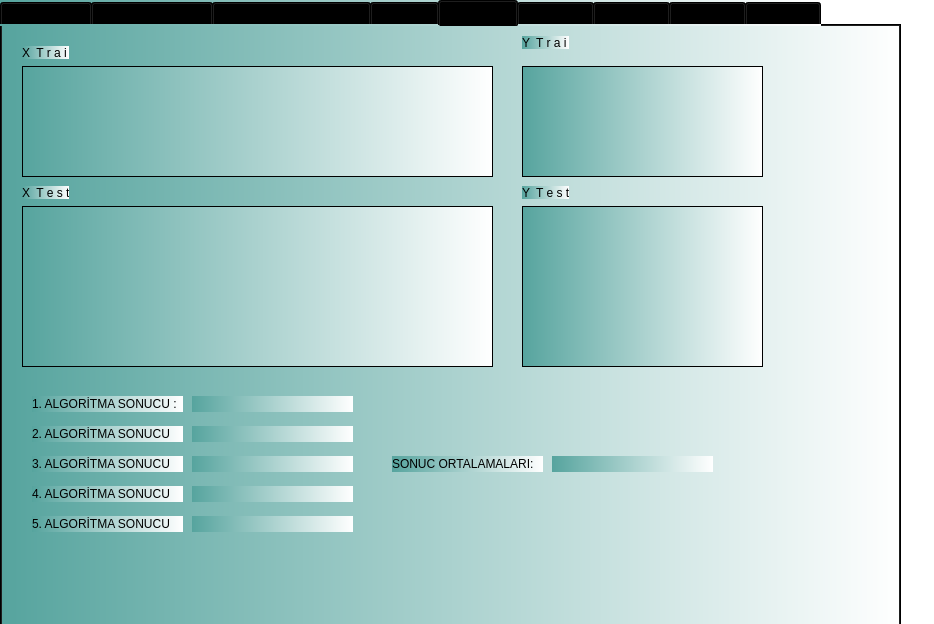
<?xml version="1.0" encoding="UTF-8"?>
<ui version="4.0">
 <class>MainWindow</class>
 <widget class="QMainWindow" name="MainWindow">
  <property name="geometry">
   <rect>
    <x>0</x>
    <y>0</y>
    <width>934</width>
    <height>624</height>
   </rect>
  </property>
  <property name="windowTitle">
   <string>MainWindow</string>
  </property>
  <property name="styleSheet">
   <string notr="true">background-color: rgb(255, 255, 255);</string>
  </property>
  <widget class="QWidget" name="centralwidget">
   <widget class="QTabWidget" name="tabWidget">
    <property name="geometry">
     <rect>
      <x>0</x>
      <y>0</y>
      <width>901</width>
      <height>631</height>
     </rect>
    </property>
    <property name="styleSheet">
     <string notr="true">background-color: qlineargradient(spread:pad, x1:0, y1:0, x2:1, y2:0, stop:0 rgba(86, 164, 158, 255), stop:1 rgba(255, 255, 255, 255));</string>
    </property>
    <property name="currentIndex">
     <number>4</number>
    </property>
    <widget class="QWidget" name="tab_5">
     <attribute name="title">
      <string>verileri yükle</string>
     </attribute>
     <widget class="QLabel" name="label_3">
      <property name="geometry">
       <rect>
        <x>20</x>
        <y>50</y>
        <width>151</width>
        <height>16</height>
       </rect>
      </property>
      <property name="text">
       <string>İNSAN ETKİNLİĞİ VERİSİ :</string>
      </property>
     </widget>
     <widget class="QTableWidget" name="verigoster">
      <property name="geometry">
       <rect>
        <x>10</x>
        <y>70</y>
        <width>841</width>
        <height>401</height>
       </rect>
      </property>
      <property name="styleSheet">
       <string notr="true">background-color: rgb(186, 186, 186);</string>
      </property>
      <property name="horizontalScrollBarPolicy">
       <enum>Qt::ScrollBarAlwaysOff</enum>
      </property>
     </widget>
     <widget class="QPushButton" name="btnyukle">
      <property name="geometry">
       <rect>
        <x>20</x>
        <y>10</y>
        <width>181</width>
        <height>31</height>
       </rect>
      </property>
      <property name="styleSheet">
       <string notr="true"/>
      </property>
      <property name="text">
       <string>VERİLERİ YÜKLE</string>
      </property>
     </widget>
    </widget>
    <widget class="QWidget" name="tab_6">
     <attribute name="title">
      <string>PCA işlemi uygula</string>
     </attribute>
     <widget class="QPushButton" name="btnpcauygula">
      <property name="geometry">
       <rect>
        <x>20</x>
        <y>20</y>
        <width>171</width>
        <height>31</height>
       </rect>
      </property>
      <property name="styleSheet">
       <string notr="true"/>
      </property>
      <property name="text">
       <string>P C A</string>
      </property>
     </widget>
     <widget class="QTableWidget" name="verigoster2">
      <property name="geometry">
       <rect>
        <x>20</x>
        <y>60</y>
        <width>841</width>
        <height>401</height>
       </rect>
      </property>
      <property name="styleSheet">
       <string notr="true">background-color: rgb(186, 186, 186);</string>
      </property>
      <property name="horizontalScrollBarPolicy">
       <enum>Qt::ScrollBarAlwaysOff</enum>
      </property>
     </widget>
    </widget>
    <widget class="QWidget" name="tab_7">
     <attribute name="title">
      <string>K-FOLD AYIRMA İŞLEMİ</string>
     </attribute>
     <widget class="QPushButton" name="btnkfold">
      <property name="geometry">
       <rect>
        <x>10</x>
        <y>10</y>
        <width>231</width>
        <height>31</height>
       </rect>
      </property>
      <property name="styleSheet">
       <string notr="true"/>
      </property>
      <property name="text">
       <string>K F O L D İŞLEMİ UYGULA</string>
      </property>
     </widget>
    </widget>
    <widget class="QWidget" name="tab_8">
     <attribute name="title">
      <string>SONUÇ</string>
     </attribute>
     <widget class="QPushButton" name="btnuygula">
      <property name="geometry">
       <rect>
        <x>10</x>
        <y>10</y>
        <width>111</width>
        <height>31</height>
       </rect>
      </property>
      <property name="styleSheet">
       <string notr="true"/>
      </property>
      <property name="text">
       <string>UYGULA</string>
      </property>
     </widget>
     <widget class="QLabel" name="label_32">
      <property name="geometry">
       <rect>
        <x>10</x>
        <y>70</y>
        <width>151</width>
        <height>16</height>
       </rect>
      </property>
      <property name="styleSheet">
       <string notr="true">color:red;</string>
      </property>
      <property name="text">
       <string>AYRINTILAR</string>
      </property>
     </widget>
    </widget>
    <widget class="QWidget" name="tab">
     <attribute name="title">
      <string>1. veri seti</string>
     </attribute>
     <widget class="QTableWidget" name="list_x_train">
      <property name="geometry">
       <rect>
        <x>20</x>
        <y>40</y>
        <width>471</width>
        <height>111</height>
       </rect>
      </property>
      <property name="horizontalScrollBarPolicy">
       <enum>Qt::ScrollBarAlwaysOff</enum>
      </property>
     </widget>
     <widget class="QLabel" name="label_14">
      <property name="geometry">
       <rect>
        <x>20</x>
        <y>20</y>
        <width>47</width>
        <height>13</height>
       </rect>
      </property>
      <property name="text">
       <string>X  T r a i n</string>
      </property>
     </widget>
     <widget class="QTableWidget" name="list_x_test">
      <property name="geometry">
       <rect>
        <x>20</x>
        <y>180</y>
        <width>471</width>
        <height>161</height>
       </rect>
      </property>
      <property name="horizontalScrollBarPolicy">
       <enum>Qt::ScrollBarAlwaysOff</enum>
      </property>
     </widget>
     <widget class="QLabel" name="label_11">
      <property name="geometry">
       <rect>
        <x>20</x>
        <y>160</y>
        <width>47</width>
        <height>13</height>
       </rect>
      </property>
      <property name="text">
       <string>X  T e s t</string>
      </property>
     </widget>
     <widget class="QTableWidget" name="list_y_train">
      <property name="geometry">
       <rect>
        <x>520</x>
        <y>40</y>
        <width>241</width>
        <height>111</height>
       </rect>
      </property>
      <property name="horizontalScrollBarPolicy">
       <enum>Qt::ScrollBarAlwaysOff</enum>
      </property>
     </widget>
     <widget class="QLabel" name="label_27">
      <property name="geometry">
       <rect>
        <x>520</x>
        <y>10</y>
        <width>47</width>
        <height>13</height>
       </rect>
      </property>
      <property name="text">
       <string>Y  T r a i n</string>
      </property>
     </widget>
     <widget class="QLabel" name="label_24">
      <property name="geometry">
       <rect>
        <x>520</x>
        <y>160</y>
        <width>47</width>
        <height>13</height>
       </rect>
      </property>
      <property name="text">
       <string>Y  T e s t</string>
      </property>
     </widget>
     <widget class="QTableWidget" name="list_y_test">
      <property name="geometry">
       <rect>
        <x>520</x>
        <y>180</y>
        <width>241</width>
        <height>161</height>
       </rect>
      </property>
      <property name="horizontalScrollBarPolicy">
       <enum>Qt::ScrollBarAlwaysOff</enum>
      </property>
     </widget>
     <widget class="QLabel" name="lblsonuc2">
      <property name="geometry">
       <rect>
        <x>30</x>
        <y>370</y>
        <width>151</width>
        <height>16</height>
       </rect>
      </property>
      <property name="text">
       <string>1. ALGORİTMA SONUCU :</string>
      </property>
     </widget>
     <widget class="QLabel" name="lblsonuc2_2">
      <property name="geometry">
       <rect>
        <x>30</x>
        <y>400</y>
        <width>151</width>
        <height>16</height>
       </rect>
      </property>
      <property name="text">
       <string>2. ALGORİTMA SONUCU</string>
      </property>
     </widget>
     <widget class="QLabel" name="lblsonuc3">
      <property name="geometry">
       <rect>
        <x>30</x>
        <y>430</y>
        <width>151</width>
        <height>16</height>
       </rect>
      </property>
      <property name="text">
       <string>3. ALGORİTMA SONUCU</string>
      </property>
     </widget>
     <widget class="QLabel" name="lblsonuc4">
      <property name="geometry">
       <rect>
        <x>30</x>
        <y>460</y>
        <width>151</width>
        <height>16</height>
       </rect>
      </property>
      <property name="text">
       <string>4. ALGORİTMA SONUCU</string>
      </property>
     </widget>
     <widget class="QLabel" name="lblsonuc5">
      <property name="geometry">
       <rect>
        <x>30</x>
        <y>490</y>
        <width>151</width>
        <height>16</height>
       </rect>
      </property>
      <property name="text">
       <string>5. ALGORİTMA SONUCU</string>
      </property>
     </widget>
     <widget class="QLabel" name="sonuc1">
      <property name="geometry">
       <rect>
        <x>190</x>
        <y>370</y>
        <width>161</width>
        <height>16</height>
       </rect>
      </property>
      <property name="text">
       <string/>
      </property>
     </widget>
     <widget class="QLabel" name="sonuc2">
      <property name="geometry">
       <rect>
        <x>190</x>
        <y>400</y>
        <width>161</width>
        <height>16</height>
       </rect>
      </property>
      <property name="text">
       <string/>
      </property>
     </widget>
     <widget class="QLabel" name="sonuc3">
      <property name="geometry">
       <rect>
        <x>190</x>
        <y>430</y>
        <width>161</width>
        <height>16</height>
       </rect>
      </property>
      <property name="text">
       <string/>
      </property>
     </widget>
     <widget class="QLabel" name="sonuc4">
      <property name="geometry">
       <rect>
        <x>190</x>
        <y>460</y>
        <width>161</width>
        <height>16</height>
       </rect>
      </property>
      <property name="text">
       <string/>
      </property>
     </widget>
     <widget class="QLabel" name="sonuc5">
      <property name="geometry">
       <rect>
        <x>190</x>
        <y>490</y>
        <width>161</width>
        <height>16</height>
       </rect>
      </property>
      <property name="text">
       <string/>
      </property>
     </widget>
     <widget class="QLabel" name="lblsonuc3_6">
      <property name="geometry">
       <rect>
        <x>390</x>
        <y>430</y>
        <width>151</width>
        <height>16</height>
       </rect>
      </property>
      <property name="text">
       <string>SONUC ORTALAMALARI:</string>
      </property>
     </widget>
     <widget class="QLabel" name="sonucort">
      <property name="geometry">
       <rect>
        <x>550</x>
        <y>430</y>
        <width>161</width>
        <height>16</height>
       </rect>
      </property>
      <property name="text">
       <string/>
      </property>
     </widget>
    </widget>
    <widget class="QWidget" name="tab_2">
     <attribute name="title">
      <string>2. veriseti</string>
     </attribute>
     <widget class="QTableWidget" name="list_y_train_2">
      <property name="geometry">
       <rect>
        <x>510</x>
        <y>30</y>
        <width>241</width>
        <height>111</height>
       </rect>
      </property>
      <property name="horizontalScrollBarPolicy">
       <enum>Qt::ScrollBarAlwaysOff</enum>
      </property>
     </widget>
     <widget class="QLabel" name="label_15">
      <property name="geometry">
       <rect>
        <x>20</x>
        <y>10</y>
        <width>47</width>
        <height>13</height>
       </rect>
      </property>
      <property name="text">
       <string>X  T r a i n</string>
      </property>
     </widget>
     <widget class="QTableWidget" name="list_y_test_2">
      <property name="geometry">
       <rect>
        <x>510</x>
        <y>180</y>
        <width>241</width>
        <height>161</height>
       </rect>
      </property>
      <property name="horizontalScrollBarPolicy">
       <enum>Qt::ScrollBarAlwaysOff</enum>
      </property>
     </widget>
     <widget class="QTableWidget" name="list_x_train_2">
      <property name="geometry">
       <rect>
        <x>20</x>
        <y>30</y>
        <width>471</width>
        <height>111</height>
       </rect>
      </property>
      <property name="horizontalScrollBarPolicy">
       <enum>Qt::ScrollBarAlwaysOff</enum>
      </property>
     </widget>
     <widget class="QLabel" name="label_25">
      <property name="geometry">
       <rect>
        <x>510</x>
        <y>150</y>
        <width>47</width>
        <height>13</height>
       </rect>
      </property>
      <property name="text">
       <string>Y  T e s t</string>
      </property>
     </widget>
     <widget class="QLabel" name="label_28">
      <property name="geometry">
       <rect>
        <x>520</x>
        <y>10</y>
        <width>47</width>
        <height>13</height>
       </rect>
      </property>
      <property name="text">
       <string>Y  T r a i n</string>
      </property>
     </widget>
     <widget class="QTableWidget" name="list_x_test_2">
      <property name="geometry">
       <rect>
        <x>20</x>
        <y>180</y>
        <width>471</width>
        <height>161</height>
       </rect>
      </property>
      <property name="horizontalScrollBarPolicy">
       <enum>Qt::ScrollBarAlwaysOff</enum>
      </property>
     </widget>
     <widget class="QLabel" name="lblsonuc5_2">
      <property name="geometry">
       <rect>
        <x>30</x>
        <y>490</y>
        <width>151</width>
        <height>16</height>
       </rect>
      </property>
      <property name="text">
       <string>5. ALGORİTMA SONUCU</string>
      </property>
     </widget>
     <widget class="QLabel" name="sonuc2_2">
      <property name="geometry">
       <rect>
        <x>190</x>
        <y>400</y>
        <width>161</width>
        <height>16</height>
       </rect>
      </property>
      <property name="text">
       <string/>
      </property>
     </widget>
     <widget class="QLabel" name="lblsonuc4_2">
      <property name="geometry">
       <rect>
        <x>30</x>
        <y>460</y>
        <width>151</width>
        <height>16</height>
       </rect>
      </property>
      <property name="text">
       <string>4. ALGORİTMA SONUCU</string>
      </property>
     </widget>
     <widget class="QLabel" name="lblsonuc2_3">
      <property name="geometry">
       <rect>
        <x>30</x>
        <y>400</y>
        <width>151</width>
        <height>16</height>
       </rect>
      </property>
      <property name="text">
       <string>2. ALGORİTMA SONUCU</string>
      </property>
     </widget>
     <widget class="QLabel" name="lblsonuc2_4">
      <property name="geometry">
       <rect>
        <x>30</x>
        <y>370</y>
        <width>151</width>
        <height>16</height>
       </rect>
      </property>
      <property name="text">
       <string>1. ALGORİTMA SONUCU :</string>
      </property>
     </widget>
     <widget class="QLabel" name="lblsonuc3_2">
      <property name="geometry">
       <rect>
        <x>30</x>
        <y>430</y>
        <width>151</width>
        <height>16</height>
       </rect>
      </property>
      <property name="text">
       <string>3. ALGORİTMA SONUCU</string>
      </property>
     </widget>
     <widget class="QLabel" name="sonuc3_2">
      <property name="geometry">
       <rect>
        <x>190</x>
        <y>430</y>
        <width>161</width>
        <height>16</height>
       </rect>
      </property>
      <property name="text">
       <string/>
      </property>
     </widget>
     <widget class="QLabel" name="sonuc4_2">
      <property name="geometry">
       <rect>
        <x>190</x>
        <y>460</y>
        <width>161</width>
        <height>16</height>
       </rect>
      </property>
      <property name="text">
       <string/>
      </property>
     </widget>
     <widget class="QLabel" name="sonuc1_2">
      <property name="geometry">
       <rect>
        <x>190</x>
        <y>370</y>
        <width>161</width>
        <height>16</height>
       </rect>
      </property>
      <property name="text">
       <string/>
      </property>
     </widget>
     <widget class="QLabel" name="sonuc5_2">
      <property name="geometry">
       <rect>
        <x>190</x>
        <y>490</y>
        <width>161</width>
        <height>16</height>
       </rect>
      </property>
      <property name="text">
       <string/>
      </property>
     </widget>
     <widget class="QLabel" name="sonucort_2">
      <property name="geometry">
       <rect>
        <x>560</x>
        <y>430</y>
        <width>161</width>
        <height>16</height>
       </rect>
      </property>
      <property name="text">
       <string/>
      </property>
     </widget>
     <widget class="QLabel" name="lblsonuc3_7">
      <property name="geometry">
       <rect>
        <x>400</x>
        <y>430</y>
        <width>151</width>
        <height>16</height>
       </rect>
      </property>
      <property name="text">
       <string>SONUC ORTALAMALARI:</string>
      </property>
     </widget>
    </widget>
    <widget class="QWidget" name="tab_3">
     <attribute name="title">
      <string>3. veriseti</string>
     </attribute>
     <widget class="QTableWidget" name="list_y_train_3">
      <property name="geometry">
       <rect>
        <x>520</x>
        <y>60</y>
        <width>241</width>
        <height>111</height>
       </rect>
      </property>
      <property name="horizontalScrollBarPolicy">
       <enum>Qt::ScrollBarAlwaysOff</enum>
      </property>
     </widget>
     <widget class="QLabel" name="label_16">
      <property name="geometry">
       <rect>
        <x>20</x>
        <y>40</y>
        <width>47</width>
        <height>13</height>
       </rect>
      </property>
      <property name="text">
       <string>X  T r a i n</string>
      </property>
     </widget>
     <widget class="QTableWidget" name="list_y_test_3">
      <property name="geometry">
       <rect>
        <x>520</x>
        <y>200</y>
        <width>241</width>
        <height>161</height>
       </rect>
      </property>
      <property name="horizontalScrollBarPolicy">
       <enum>Qt::ScrollBarAlwaysOff</enum>
      </property>
     </widget>
     <widget class="QTableWidget" name="list_x_train_3">
      <property name="geometry">
       <rect>
        <x>20</x>
        <y>60</y>
        <width>471</width>
        <height>111</height>
       </rect>
      </property>
      <property name="horizontalScrollBarPolicy">
       <enum>Qt::ScrollBarAlwaysOff</enum>
      </property>
     </widget>
     <widget class="QLabel" name="label_26">
      <property name="geometry">
       <rect>
        <x>520</x>
        <y>180</y>
        <width>47</width>
        <height>13</height>
       </rect>
      </property>
      <property name="text">
       <string>Y  T e s t</string>
      </property>
     </widget>
     <widget class="QLabel" name="label_29">
      <property name="geometry">
       <rect>
        <x>520</x>
        <y>40</y>
        <width>47</width>
        <height>13</height>
       </rect>
      </property>
      <property name="text">
       <string>Y  T r a i n</string>
      </property>
     </widget>
     <widget class="QTableWidget" name="list_x_test_3">
      <property name="geometry">
       <rect>
        <x>20</x>
        <y>200</y>
        <width>471</width>
        <height>161</height>
       </rect>
      </property>
      <property name="horizontalScrollBarPolicy">
       <enum>Qt::ScrollBarAlwaysOff</enum>
      </property>
     </widget>
     <widget class="QLabel" name="lblsonuc5_3">
      <property name="geometry">
       <rect>
        <x>20</x>
        <y>500</y>
        <width>151</width>
        <height>16</height>
       </rect>
      </property>
      <property name="text">
       <string>5. ALGORİTMA SONUCU</string>
      </property>
     </widget>
     <widget class="QLabel" name="sonuc2_3">
      <property name="geometry">
       <rect>
        <x>180</x>
        <y>410</y>
        <width>161</width>
        <height>16</height>
       </rect>
      </property>
      <property name="text">
       <string/>
      </property>
     </widget>
     <widget class="QLabel" name="lblsonuc4_3">
      <property name="geometry">
       <rect>
        <x>20</x>
        <y>470</y>
        <width>151</width>
        <height>16</height>
       </rect>
      </property>
      <property name="text">
       <string>4. ALGORİTMA SONUCU</string>
      </property>
     </widget>
     <widget class="QLabel" name="lblsonuc2_5">
      <property name="geometry">
       <rect>
        <x>20</x>
        <y>410</y>
        <width>151</width>
        <height>16</height>
       </rect>
      </property>
      <property name="text">
       <string>2. ALGORİTMA SONUCU</string>
      </property>
     </widget>
     <widget class="QLabel" name="lblsonuc2_6">
      <property name="geometry">
       <rect>
        <x>20</x>
        <y>380</y>
        <width>151</width>
        <height>16</height>
       </rect>
      </property>
      <property name="text">
       <string>1. ALGORİTMA SONUCU :</string>
      </property>
     </widget>
     <widget class="QLabel" name="lblsonuc3_3">
      <property name="geometry">
       <rect>
        <x>20</x>
        <y>440</y>
        <width>151</width>
        <height>16</height>
       </rect>
      </property>
      <property name="text">
       <string>3. ALGORİTMA SONUCU</string>
      </property>
     </widget>
     <widget class="QLabel" name="sonuc3_3">
      <property name="geometry">
       <rect>
        <x>180</x>
        <y>440</y>
        <width>161</width>
        <height>16</height>
       </rect>
      </property>
      <property name="text">
       <string/>
      </property>
     </widget>
     <widget class="QLabel" name="sonuc4_3">
      <property name="geometry">
       <rect>
        <x>180</x>
        <y>470</y>
        <width>161</width>
        <height>16</height>
       </rect>
      </property>
      <property name="text">
       <string/>
      </property>
     </widget>
     <widget class="QLabel" name="sonuc1_3">
      <property name="geometry">
       <rect>
        <x>180</x>
        <y>380</y>
        <width>161</width>
        <height>16</height>
       </rect>
      </property>
      <property name="text">
       <string/>
      </property>
     </widget>
     <widget class="QLabel" name="sonuc5_3">
      <property name="geometry">
       <rect>
        <x>180</x>
        <y>500</y>
        <width>161</width>
        <height>16</height>
       </rect>
      </property>
      <property name="text">
       <string/>
      </property>
     </widget>
     <widget class="QLabel" name="sonucort_3">
      <property name="geometry">
       <rect>
        <x>570</x>
        <y>440</y>
        <width>161</width>
        <height>16</height>
       </rect>
      </property>
      <property name="text">
       <string/>
      </property>
     </widget>
     <widget class="QLabel" name="lblsonuc3_8">
      <property name="geometry">
       <rect>
        <x>410</x>
        <y>440</y>
        <width>151</width>
        <height>16</height>
       </rect>
      </property>
      <property name="text">
       <string>SONUC ORTALAMALARI:</string>
      </property>
     </widget>
    </widget>
    <widget class="QWidget" name="tab_4">
     <attribute name="title">
      <string>4. veriseti</string>
     </attribute>
     <widget class="QTableWidget" name="list_y_train_4">
      <property name="geometry">
       <rect>
        <x>520</x>
        <y>50</y>
        <width>241</width>
        <height>111</height>
       </rect>
      </property>
      <property name="horizontalScrollBarPolicy">
       <enum>Qt::ScrollBarAlwaysOff</enum>
      </property>
     </widget>
     <widget class="QLabel" name="label_17">
      <property name="geometry">
       <rect>
        <x>20</x>
        <y>30</y>
        <width>47</width>
        <height>13</height>
       </rect>
      </property>
      <property name="text">
       <string>X  T r a i n</string>
      </property>
     </widget>
     <widget class="QTableWidget" name="list_y_test_4">
      <property name="geometry">
       <rect>
        <x>520</x>
        <y>190</y>
        <width>241</width>
        <height>161</height>
       </rect>
      </property>
      <property name="horizontalScrollBarPolicy">
       <enum>Qt::ScrollBarAlwaysOff</enum>
      </property>
     </widget>
     <widget class="QTableWidget" name="list_x_train_4">
      <property name="geometry">
       <rect>
        <x>20</x>
        <y>50</y>
        <width>471</width>
        <height>111</height>
       </rect>
      </property>
      <property name="horizontalScrollBarPolicy">
       <enum>Qt::ScrollBarAlwaysOff</enum>
      </property>
     </widget>
     <widget class="QLabel" name="label_30">
      <property name="geometry">
       <rect>
        <x>520</x>
        <y>170</y>
        <width>47</width>
        <height>13</height>
       </rect>
      </property>
      <property name="text">
       <string>Y  T e s t</string>
      </property>
     </widget>
     <widget class="QLabel" name="label_31">
      <property name="geometry">
       <rect>
        <x>520</x>
        <y>30</y>
        <width>47</width>
        <height>13</height>
       </rect>
      </property>
      <property name="text">
       <string>Y  T r a i n</string>
      </property>
     </widget>
     <widget class="QTableWidget" name="list_x_test_4">
      <property name="geometry">
       <rect>
        <x>20</x>
        <y>190</y>
        <width>471</width>
        <height>161</height>
       </rect>
      </property>
      <property name="horizontalScrollBarPolicy">
       <enum>Qt::ScrollBarAlwaysOff</enum>
      </property>
     </widget>
     <widget class="QLabel" name="lblsonuc5_4">
      <property name="geometry">
       <rect>
        <x>20</x>
        <y>490</y>
        <width>151</width>
        <height>16</height>
       </rect>
      </property>
      <property name="text">
       <string>5. ALGORİTMA SONUCU</string>
      </property>
     </widget>
     <widget class="QLabel" name="sonuc2_4">
      <property name="geometry">
       <rect>
        <x>180</x>
        <y>400</y>
        <width>161</width>
        <height>16</height>
       </rect>
      </property>
      <property name="text">
       <string/>
      </property>
     </widget>
     <widget class="QLabel" name="lblsonuc4_4">
      <property name="geometry">
       <rect>
        <x>20</x>
        <y>460</y>
        <width>151</width>
        <height>16</height>
       </rect>
      </property>
      <property name="text">
       <string>4. ALGORİTMA SONUCU</string>
      </property>
     </widget>
     <widget class="QLabel" name="lblsonuc2_7">
      <property name="geometry">
       <rect>
        <x>20</x>
        <y>400</y>
        <width>151</width>
        <height>16</height>
       </rect>
      </property>
      <property name="text">
       <string>2. ALGORİTMA SONUCU</string>
      </property>
     </widget>
     <widget class="QLabel" name="lblsonuc2_8">
      <property name="geometry">
       <rect>
        <x>20</x>
        <y>370</y>
        <width>151</width>
        <height>16</height>
       </rect>
      </property>
      <property name="text">
       <string>1. ALGORİTMA SONUCU :</string>
      </property>
     </widget>
     <widget class="QLabel" name="lblsonuc3_4">
      <property name="geometry">
       <rect>
        <x>20</x>
        <y>430</y>
        <width>151</width>
        <height>16</height>
       </rect>
      </property>
      <property name="text">
       <string>3. ALGORİTMA SONUCU</string>
      </property>
     </widget>
     <widget class="QLabel" name="sonuc3_4">
      <property name="geometry">
       <rect>
        <x>180</x>
        <y>430</y>
        <width>161</width>
        <height>16</height>
       </rect>
      </property>
      <property name="text">
       <string/>
      </property>
     </widget>
     <widget class="QLabel" name="sonuc4_4">
      <property name="geometry">
       <rect>
        <x>180</x>
        <y>460</y>
        <width>161</width>
        <height>16</height>
       </rect>
      </property>
      <property name="text">
       <string/>
      </property>
     </widget>
     <widget class="QLabel" name="sonuc1_4">
      <property name="geometry">
       <rect>
        <x>180</x>
        <y>370</y>
        <width>161</width>
        <height>16</height>
       </rect>
      </property>
      <property name="text">
       <string/>
      </property>
     </widget>
     <widget class="QLabel" name="sonuc5_4">
      <property name="geometry">
       <rect>
        <x>180</x>
        <y>490</y>
        <width>161</width>
        <height>16</height>
       </rect>
      </property>
      <property name="text">
       <string/>
      </property>
     </widget>
     <widget class="QLabel" name="sonucort_4">
      <property name="geometry">
       <rect>
        <x>570</x>
        <y>440</y>
        <width>161</width>
        <height>16</height>
       </rect>
      </property>
      <property name="text">
       <string/>
      </property>
     </widget>
     <widget class="QLabel" name="lblsonuc3_9">
      <property name="geometry">
       <rect>
        <x>410</x>
        <y>440</y>
        <width>151</width>
        <height>16</height>
       </rect>
      </property>
      <property name="text">
       <string>SONUC ORTALAMALARI:</string>
      </property>
     </widget>
    </widget>
    <widget class="QWidget" name="tab_9">
     <attribute name="title">
      <string>5. veriseti</string>
     </attribute>
     <widget class="QTableWidget" name="list_y_train_5">
      <property name="geometry">
       <rect>
        <x>520</x>
        <y>50</y>
        <width>241</width>
        <height>111</height>
       </rect>
      </property>
      <property name="horizontalScrollBarPolicy">
       <enum>Qt::ScrollBarAlwaysOff</enum>
      </property>
     </widget>
     <widget class="QLabel" name="label_18">
      <property name="geometry">
       <rect>
        <x>20</x>
        <y>30</y>
        <width>47</width>
        <height>13</height>
       </rect>
      </property>
      <property name="text">
       <string>X  T r a i n</string>
      </property>
     </widget>
     <widget class="QTableWidget" name="list_y_test_5">
      <property name="geometry">
       <rect>
        <x>520</x>
        <y>190</y>
        <width>241</width>
        <height>161</height>
       </rect>
      </property>
      <property name="horizontalScrollBarPolicy">
       <enum>Qt::ScrollBarAlwaysOff</enum>
      </property>
     </widget>
     <widget class="QTableWidget" name="list_x_train_5">
      <property name="geometry">
       <rect>
        <x>20</x>
        <y>50</y>
        <width>471</width>
        <height>111</height>
       </rect>
      </property>
      <property name="horizontalScrollBarPolicy">
       <enum>Qt::ScrollBarAlwaysOff</enum>
      </property>
     </widget>
     <widget class="QLabel" name="label_33">
      <property name="geometry">
       <rect>
        <x>520</x>
        <y>170</y>
        <width>47</width>
        <height>13</height>
       </rect>
      </property>
      <property name="text">
       <string>Y  T e s t</string>
      </property>
     </widget>
     <widget class="QLabel" name="label_35">
      <property name="geometry">
       <rect>
        <x>520</x>
        <y>30</y>
        <width>47</width>
        <height>13</height>
       </rect>
      </property>
      <property name="text">
       <string>Y  T r a i n</string>
      </property>
     </widget>
     <widget class="QTableWidget" name="list_x_test_5">
      <property name="geometry">
       <rect>
        <x>20</x>
        <y>190</y>
        <width>471</width>
        <height>161</height>
       </rect>
      </property>
      <property name="horizontalScrollBarPolicy">
       <enum>Qt::ScrollBarAlwaysOff</enum>
      </property>
     </widget>
     <widget class="QLabel" name="lblsonuc5_5">
      <property name="geometry">
       <rect>
        <x>20</x>
        <y>490</y>
        <width>151</width>
        <height>16</height>
       </rect>
      </property>
      <property name="text">
       <string>5. ALGORİTMA SONUCU</string>
      </property>
     </widget>
     <widget class="QLabel" name="sonuc2_5">
      <property name="geometry">
       <rect>
        <x>180</x>
        <y>400</y>
        <width>161</width>
        <height>16</height>
       </rect>
      </property>
      <property name="text">
       <string/>
      </property>
     </widget>
     <widget class="QLabel" name="lblsonuc4_5">
      <property name="geometry">
       <rect>
        <x>20</x>
        <y>460</y>
        <width>151</width>
        <height>16</height>
       </rect>
      </property>
      <property name="text">
       <string>4. ALGORİTMA SONUCU</string>
      </property>
     </widget>
     <widget class="QLabel" name="lblsonuc2_9">
      <property name="geometry">
       <rect>
        <x>20</x>
        <y>400</y>
        <width>151</width>
        <height>16</height>
       </rect>
      </property>
      <property name="text">
       <string>2. ALGORİTMA SONUCU</string>
      </property>
     </widget>
     <widget class="QLabel" name="lblsonuc2_10">
      <property name="geometry">
       <rect>
        <x>20</x>
        <y>370</y>
        <width>151</width>
        <height>16</height>
       </rect>
      </property>
      <property name="text">
       <string>1. ALGORİTMA SONUCU :</string>
      </property>
     </widget>
     <widget class="QLabel" name="lblsonuc3_5">
      <property name="geometry">
       <rect>
        <x>20</x>
        <y>430</y>
        <width>151</width>
        <height>16</height>
       </rect>
      </property>
      <property name="text">
       <string>3. ALGORİTMA SONUCU</string>
      </property>
     </widget>
     <widget class="QLabel" name="sonuc3_5">
      <property name="geometry">
       <rect>
        <x>180</x>
        <y>430</y>
        <width>161</width>
        <height>16</height>
       </rect>
      </property>
      <property name="text">
       <string/>
      </property>
     </widget>
     <widget class="QLabel" name="sonuc4_5">
      <property name="geometry">
       <rect>
        <x>180</x>
        <y>460</y>
        <width>161</width>
        <height>16</height>
       </rect>
      </property>
      <property name="text">
       <string/>
      </property>
     </widget>
     <widget class="QLabel" name="sonuc1_5">
      <property name="geometry">
       <rect>
        <x>180</x>
        <y>370</y>
        <width>161</width>
        <height>16</height>
       </rect>
      </property>
      <property name="text">
       <string/>
      </property>
     </widget>
     <widget class="QLabel" name="sonuc5_5">
      <property name="geometry">
       <rect>
        <x>180</x>
        <y>490</y>
        <width>161</width>
        <height>16</height>
       </rect>
      </property>
      <property name="text">
       <string/>
      </property>
     </widget>
     <widget class="QLabel" name="sonucort_5">
      <property name="geometry">
       <rect>
        <x>570</x>
        <y>420</y>
        <width>161</width>
        <height>16</height>
       </rect>
      </property>
      <property name="text">
       <string/>
      </property>
     </widget>
     <widget class="QLabel" name="lblsonuc3_10">
      <property name="geometry">
       <rect>
        <x>410</x>
        <y>420</y>
        <width>151</width>
        <height>16</height>
       </rect>
      </property>
      <property name="text">
       <string>SONUC ORTALAMALARI:</string>
      </property>
     </widget>
    </widget>
   </widget>
   <widget class="QTableWidget" name="sonuclar">
    <property name="enabled">
     <bool>false</bool>
    </property>
    <property name="geometry">
     <rect>
      <x>20</x>
      <y>270</y>
      <width>741</width>
      <height>171</height>
     </rect>
    </property>
    <property name="toolTip">
     <string notr="true"/>
    </property>
    <property name="horizontalScrollBarPolicy">
     <enum>Qt::ScrollBarAlwaysOff</enum>
    </property>
    <property name="showGrid">
     <bool>false</bool>
    </property>
    <property name="wordWrap">
     <bool>false</bool>
    </property>
   </widget>
   <zorder>sonuclar</zorder>
   <zorder>tabWidget</zorder>
  </widget>
 </widget>
 <resources/>
 <connections/>
</ui>
